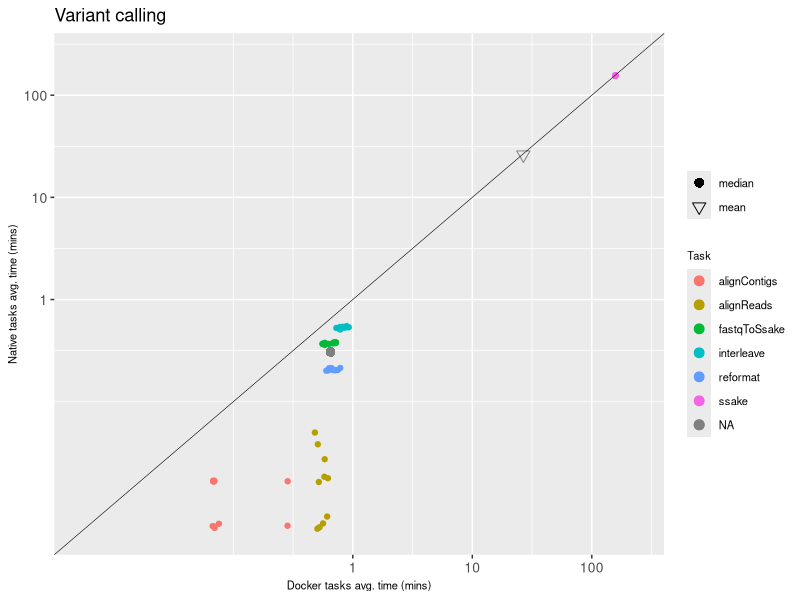

This chart was generated by the following R code:
library(scales)
library(reshape)
library(ggplot2)
library(grid)

NF_stats<-read.csv("plot.csv",header=T)
NF_stats = cbind(NF_stats, shape=rep("16",dim(NF_stats)[1]))

nL = dim(read.table("stats_docker.txt", skip=1, header=F))[1]

NF_median =  data.frame(list( name = c("median"), realtime_docker = read.table("stats_docker.txt", skip=nL, header=F)[,2], realtime_native = read.table("stats_native.txt", skip=nL, header=F)[,2], shape = c("6")))
NF_mean =  data.frame(list( name = c("mean"), realtime_docker = read.table("stats_docker.txt", skip=nL, header=F)[,3], realtime_native = read.table("stats_native.txt", skip=nL, header=F)[,3], shape = c("8")))

NF_stats$realtime_docker_log10 = log10((NF_stats$realtime_docker/1000)/60)
NF_stats$realtime_native_log10 = log10((NF_stats$realtime_native/1000)/60)

max_axis = max(c(NF_stats$realtime_docker_log10, NF_stats$realtime_native_log10)) * 1.08
min_axis = min(c(NF_stats$realtime_docker_log10, NF_stats$realtime_native_log10)) * 1.01

lbreaks = log10(c(1,10,100,1000))
llabels = c(1,10,100,1000)
png(filename = "fig_correlation.png", width = 5, height = 4, units = 'in', res = 300)
qplot(x=realtime_docker_log10, y=realtime_native_log10, data=NF_stats, main="", color=name, ylab="Native tasks avg. time (mins)", xlab="Docker tasks avg. time (mins)") + 
    geom_point(size = 3, aes(shape = shape)) +
    geom_point( data = NF_median, aes(x=log10((realtime_docker/1000)/60), y=log10((realtime_native/1000)/60), shape = shape, color = NA), size = 3) +
    geom_point( data = NF_mean, aes(x=log10((realtime_docker/1000)/60), y=log10((realtime_native/1000)/60), shape = shape, color = NA), size = 3) +    
    scale_shape_manual(values = c(16, 6, 8), breaks = c("6","8"), labels = c("median","mean")) +
    geom_abline(intercept = 0, size=.2) +
    scale_x_continuous(limits = c(min_axis,max_axis), breaks = lbreaks, labels = llabels) +
    scale_y_continuous(limits = c(min_axis,max_axis), breaks = lbreaks, labels = llabels) +
    labs(color = "Task", title='Variant calling', shape = "") +
    theme(axis.text.x=element_text(size=10), axis.text.y=element_text(size=10), axis.title.y=element_text(size=8), axis.title.x=element_text(size=8),legend.text=element_text(size=8),legend.title=element_text(size=8))

dev.off()
